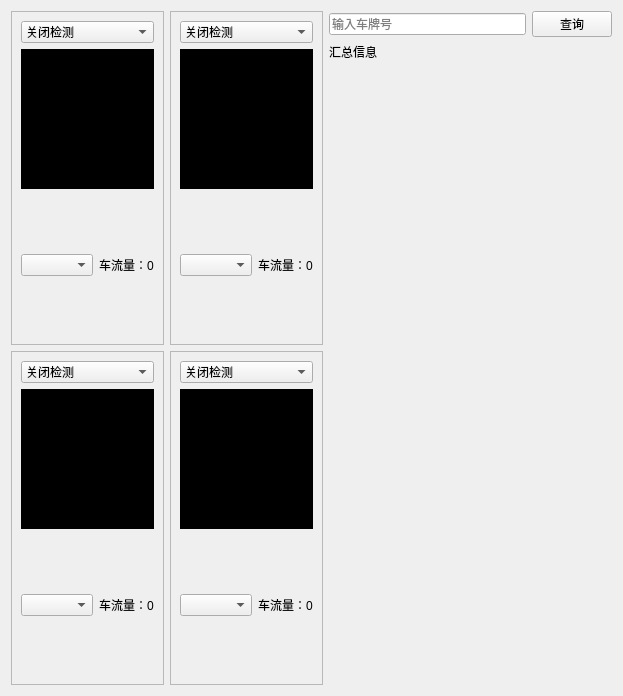
<?xml version="1.0" encoding="UTF-8"?>
<ui version="4.0">
 <class>CarDetectionPage</class>
 <widget class="QWidget" name="CarDetectionPage">
  <property name="geometry">
   <rect>
    <x>0</x>
    <y>0</y>
    <width>623</width>
    <height>696</height>
   </rect>
  </property>
  <property name="minimumSize">
   <size>
    <width>623</width>
    <height>469</height>
   </size>
  </property>
  <property name="windowTitle">
   <string>Car Detection Page</string>
  </property>
  <layout class="QHBoxLayout" name="mainLayout">
   <item>
    <layout class="QVBoxLayout" name="leftLayout">
     <item>
      <layout class="QHBoxLayout" name="monitorsLayout1">
       <item>
        <widget class="QFrame" name="monitor1">
         <property name="frameShape">
          <enum>QFrame::StyledPanel</enum>
         </property>
         <layout class="QVBoxLayout" name="layout1">
          <item>
           <layout class="QHBoxLayout" name="topLayout1">
            <item>
             <widget class="QComboBox" name="monitorControl1">
              <item>
               <property name="text">
                <string>关闭检测</string>
               </property>
              </item>
              <item>
               <property name="text">
                <string>开始检测</string>
               </property>
              </item>
              <item>
               <property name="text">
                <string>检测违规</string>
               </property>
              </item>
             </widget>
            </item>
           </layout>
          </item>
          <item>
           <widget class="QLabel" name="monitorDisplay1">
            <property name="minimumSize">
             <size>
              <width>129</width>
              <height>101</height>
             </size>
            </property>
            <property name="styleSheet">
             <string notr="true">background-color: black; color: white;</string>
            </property>
            <property name="alignment">
             <set>Qt::AlignCenter</set>
            </property>
           </widget>
          </item>
          <item>
           <layout class="QHBoxLayout" name="bottomLayout1">
            <item>
             <widget class="QComboBox" name="cameraCombo1"/>
            </item>
            <item>
             <widget class="QLabel" name="trafficLabel1">
              <property name="text">
               <string>车流量：0</string>
              </property>
             </widget>
            </item>
           </layout>
          </item>
         </layout>
        </widget>
       </item>
       <item>
        <widget class="QFrame" name="monitor2">
         <property name="frameShape">
          <enum>QFrame::StyledPanel</enum>
         </property>
         <layout class="QVBoxLayout" name="layout2">
          <item>
           <layout class="QHBoxLayout" name="topLayout2">
            <item>
             <widget class="QComboBox" name="monitorControl2">
              <item>
               <property name="text">
                <string>关闭检测</string>
               </property>
              </item>
              <item>
               <property name="text">
                <string>开始检测</string>
               </property>
              </item>
              <item>
               <property name="text">
                <string>检测违规</string>
               </property>
              </item>
             </widget>
            </item>
           </layout>
          </item>
          <item>
           <widget class="QLabel" name="monitorDisplay2">
            <property name="minimumSize">
             <size>
              <width>129</width>
              <height>101</height>
             </size>
            </property>
            <property name="styleSheet">
             <string notr="true">background-color: black; color: white;</string>
            </property>
            <property name="alignment">
             <set>Qt::AlignCenter</set>
            </property>
           </widget>
          </item>
          <item>
           <layout class="QHBoxLayout" name="bottomLayout2">
            <item>
             <widget class="QComboBox" name="cameraCombo2"/>
            </item>
            <item>
             <widget class="QLabel" name="trafficLabel2">
              <property name="text">
               <string>车流量：0</string>
              </property>
             </widget>
            </item>
           </layout>
          </item>
         </layout>
        </widget>
       </item>
      </layout>
     </item>
     <item>
      <layout class="QHBoxLayout" name="monitorsLayout2">
       <item>
        <widget class="QFrame" name="monitor3">
         <property name="frameShape">
          <enum>QFrame::StyledPanel</enum>
         </property>
         <layout class="QGridLayout" name="gridLayout_2">
          <item row="0" column="0">
           <layout class="QGridLayout" name="gridLayout">
            <item row="0" column="0">
             <widget class="QComboBox" name="monitorControl3">
              <item>
               <property name="text">
                <string>关闭检测</string>
               </property>
              </item>
              <item>
               <property name="text">
                <string>开始检测</string>
               </property>
              </item>
              <item>
               <property name="text">
                <string>检测违规</string>
               </property>
              </item>
             </widget>
            </item>
           </layout>
          </item>
          <item row="1" column="0">
           <widget class="QLabel" name="monitorDisplay3">
            <property name="minimumSize">
             <size>
              <width>129</width>
              <height>101</height>
             </size>
            </property>
            <property name="styleSheet">
             <string notr="true">background-color: black; color: white;</string>
            </property>
            <property name="alignment">
             <set>Qt::AlignCenter</set>
            </property>
           </widget>
          </item>
          <item row="2" column="0">
           <layout class="QHBoxLayout" name="bottomLayout3">
            <item>
             <widget class="QComboBox" name="cameraCombo3"/>
            </item>
            <item>
             <widget class="QLabel" name="trafficLabel3">
              <property name="text">
               <string>车流量：0</string>
              </property>
             </widget>
            </item>
           </layout>
          </item>
         </layout>
        </widget>
       </item>
       <item>
        <widget class="QFrame" name="monitor4">
         <property name="frameShape">
          <enum>QFrame::StyledPanel</enum>
         </property>
         <layout class="QVBoxLayout" name="layout4">
          <item>
           <layout class="QHBoxLayout" name="topLayout4">
            <item>
             <widget class="QComboBox" name="monitorControl4">
              <item>
               <property name="text">
                <string>关闭检测</string>
               </property>
              </item>
              <item>
               <property name="text">
                <string>开始检测</string>
               </property>
              </item>
              <item>
               <property name="text">
                <string>检测违规</string>
               </property>
              </item>
             </widget>
            </item>
           </layout>
          </item>
          <item>
           <widget class="QLabel" name="monitorDisplay4">
            <property name="minimumSize">
             <size>
              <width>129</width>
              <height>101</height>
             </size>
            </property>
            <property name="styleSheet">
             <string notr="true">background-color: black; color: white;</string>
            </property>
            <property name="alignment">
             <set>Qt::AlignCenter</set>
            </property>
           </widget>
          </item>
          <item>
           <layout class="QHBoxLayout" name="bottomLayout4">
            <item>
             <widget class="QComboBox" name="cameraCombo4"/>
            </item>
            <item>
             <widget class="QLabel" name="trafficLabel4">
              <property name="text">
               <string>车流量：0</string>
              </property>
             </widget>
            </item>
           </layout>
          </item>
         </layout>
        </widget>
       </item>
      </layout>
     </item>
    </layout>
   </item>
   <item>
    <layout class="QVBoxLayout" name="rightLayout">
     <item>
      <layout class="QHBoxLayout" name="carPlateLayout">
       <item>
        <widget class="QLineEdit" name="carPlateInput">
         <property name="placeholderText">
          <string>输入车牌号</string>
         </property>
        </widget>
       </item>
       <item>
        <widget class="QPushButton" name="queryButton">
         <property name="text">
          <string>查询</string>
         </property>
        </widget>
       </item>
      </layout>
     </item>
     <item>
      <widget class="QLabel" name="totalInfoLabel">
       <property name="text">
        <string>汇总信息</string>
       </property>
       <property name="alignment">
        <set>Qt::AlignTop</set>
       </property>
      </widget>
     </item>
    </layout>
   </item>
  </layout>
 </widget>
 <resources/>
 <connections/>
</ui>
